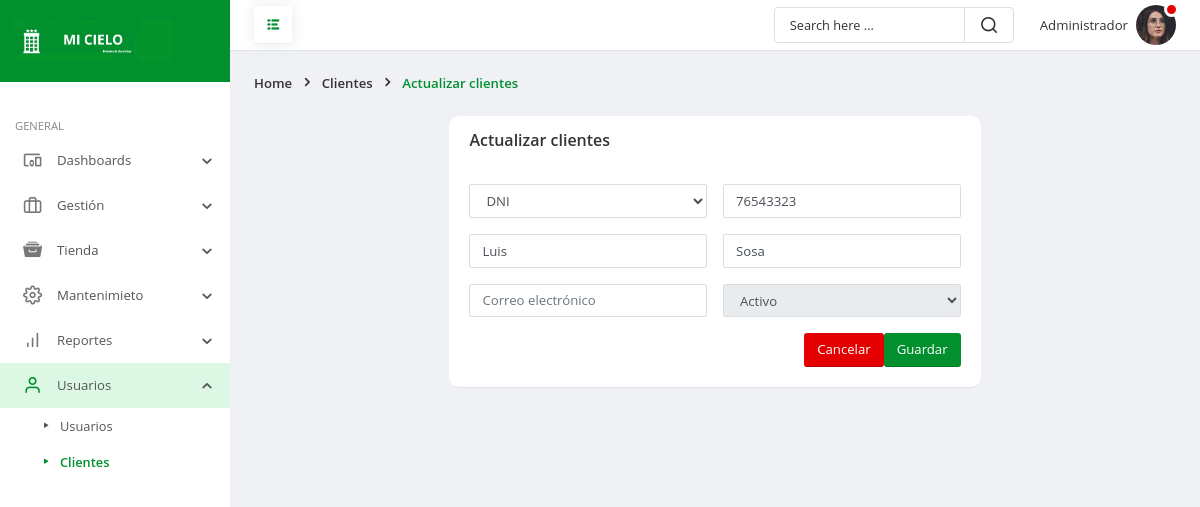
The page /frontend/clientes/editar.php?id=3 (signed in) on the database its author committed.
### tables this page shows
CREATE TABLE `clientes` (
  `iddn` int(11) NOT NULL,
  `dnic` varchar(35) NOT NULL,
  `numc` char(14) NOT NULL,
  `nomc` varchar(35) NOT NULL,
  `apec` varchar(35) NOT NULL,
  `corrc` varchar(35) NOT NULL,
  `estac` char(1) NOT NULL,
  `fere` timestamp NOT NULL DEFAULT current_timestamp() ON UPDATE current_timestamp()
);

### frontend/clientes/editar.php (the view, shortened to what this page needs)
<!doctype html>
<html lang="es">
	<head>
		<link rel="stylesheet" href="../../backend/css/bootstrap.min.css">
		<link rel="stylesheet" href="../../backend/fonts/style.css">
		<link rel="stylesheet" href="../../backend/css/main.css">
	</head>
	<body>
		<div class="page-wrapper">
			<nav id="sidebar" class="sidebar-wrapper">
				<div class="sidebar-brand">
					<a href="../administrador/escritorio.php" class="logo">
						<img src="../../backend/img/rt.png" alt="Hotel mi cielo" />
					</a>
				</div>
				<div class="sidebar-content">
					<div class="sidebar-menu">
						<ul>
							<li class="header-menu">General</li>
							<li class="sidebar-dropdown">
								<a href="#">
									<i class="icon-devices_other"></i>
									<span class="menu-text">Dashboards</span>
								</a>
							</li>
							<li class="sidebar-dropdown">
								<a href="#">
									<i class="icon-briefcase"></i>
									<span class="menu-text">Gestión</span>
								</a>
							</li>
							<li class="sidebar-dropdown">
								<a href="#">
									<i class="icon-archive"></i>
									<span class="menu-text">Tienda</span>
								</a>
							</li>
							<li class="sidebar-dropdown">
								<a href="#">
									<i class="icon-settings1"></i>
									<span class="menu-text">Mantenimieto</span>
								</a>
							</li>
							<li class="sidebar-dropdown">
								<a href="#">
									<i class="icon-bar-chart"></i>
									<span class="menu-text">Reportes</span>
								</a>
							</li>
							<li class="sidebar-dropdown active">
								<a href="#">
									<i class="icon-user1"></i>
									<span class="menu-text">Usuarios</span>
								</a>
								<div class="sidebar-submenu">
									<ul>
										<li>
											<a href="../usuarios/mostrar.php">Usuarios</a>
										</li>
										<li>
											<a href="../clientes/mostrar.php" class="current-page">Clientes</a>
										</li>
									</ul>
								</div>
							</li>
						</ul>
					</div>
				</div>
			</nav>
			<div class="page-content">
				<header class="header">
					<div class="toggle-btns">
						<a id="pin-sidebar" href="#">
							<i class="icon-list"></i>
						</a>
					</div>
					<div class="header-items">
						<div class="custom-search">
							<input type="text" class="search-query" placeholder="Search here ...">
							<i class="icon-search1"></i>
						</div>
						<ul class="header-actions">
							<li class="dropdown">
								<a href="#" id="userSettings" class="user-settings" data-toggle="dropdown" aria-haspopup="true">
									<span class="user-name"><?php echo $_SESSION['nombre']; ?></span>
									<span class="avatar">
										<img src="../../backend/img/user24.png" alt="avatar">
										<span class="status busy"></span>
									</span>
								</a>
							</li>
						</ul>
					</div>
				</header>
				<div class="page-header">
					<ol class="breadcrumb">
						<li class="breadcrumb-item">Home</li>
						<li class="breadcrumb-item">Clientes</li>
						<li class="breadcrumb-item active">Actualizar clientes</li>
					</ol>
				</div>
				<div class="main-container">
					<div class="row justify-content-center gutters">
						<div class="col-xl-7 col-lg-7 col-md-8 col-sm-10">
							 <?php
require '../../backend/config/Conexion.php';
 $id = $_GET['id'];
 $sentencia = $connect->prepare("SELECT * FROM clientes  WHERE iddn= '$id';");
 $sentencia->execute();
$data =  array();
if($sentencia){
  while($r = $sentencia->fetchObject()){
    $data[] = $r;
  }
}
   ?>
   <?php if(count($data)>0):?>
        <?php foreach($data as $d):?>
							<form enctype="multipart/form-data" method="POST" action="" autocomplete="off">
								<div class="card m-0">
									<div class="card-header">
										<div class="card-title">Actualizar clientes</div>
									</div>
									<div class="card-body">
										<div class="row gutters">
											<div class="col-xl-6 col-lg-6 col-md-6 col-sm-12 col-12">
												<div class="form-group">
												<select class="form-control" name="cxtip" >
													<option value="<?php echo $d->dnic; ?>"><?php echo $d->dnic; ?></option>
												</select>
											</div>
											</div>
											<div class="col-xl-6 col-lg-6 col-md-6 col-sm-12 col-12">
												<div class="form-group">
													<input type="text" class="form-control" value="<?php echo $d->numc; ?>" maxlength="14"  name="cxdoc" placeholder="Nº de documento" >
												</div>
											</div>
										</div>
										<div class="row gutters">
											<div class="col-xl-6 col-lg-6 col-md-6 col-sm-12 col-12">
												<div class="form-group">
													<input type="text" class="form-control" value="<?php echo $d->nomc; ?>"  name="cxna" placeholder="Nombres" >
												</div>
											</div>
											<div class="col-xl-6 col-lg-6 col-md-6 col-sm-12 col-12">
												<div class="form-group">
													<input type="text" class="form-control" value="<?php echo $d->apec; ?>" name="cxap" placeholder="Apellidos" >
												</div>
											</div>
										</div>
										<div class="row gutters">
											<div class="col-xl-6 col-lg-6 col-md-6 col-sm-12 col-12">
												<div class="form-group">
													<input type="email" class="form-control" value="<?php echo $d->corrc; ?>"  name="cxema" placeholder="Correo electrónico">
												</div>
											</div>
											<div class="col-xl-6 col-lg-6 col-md-6 col-sm-12 col-12" >
												<div class="form-group">
													<select class="form-control" name="cxsta" disabled>
													<option value="1">Activo</option>
												</select>
												</div>
											</div>
										</div>
										<button  name="up_cli" type="submit" class="btn btn-primary float-right">Guardar</button>
										<button type="button"  class="btn btn-danger float-right" onclick="location.href='mostrar.php'">Cancelar</button>
									</div>
								</div>
							</form>
							<?php endforeach; ?>
    <?php else:?>
      <p class="alert alert-warning">No hay datos</p>
    <?php endif; ?>
						</div>
					</div>
				</div>
			</div>
		</div>
	</body>
</html>

### rows shown on the page
clientes: cxtip "DNI", cxdoc "76543323", cxna "Luis", cxap "Sosa"

### other values the page prints
$_SESSION['nombre'] "Administrador"
